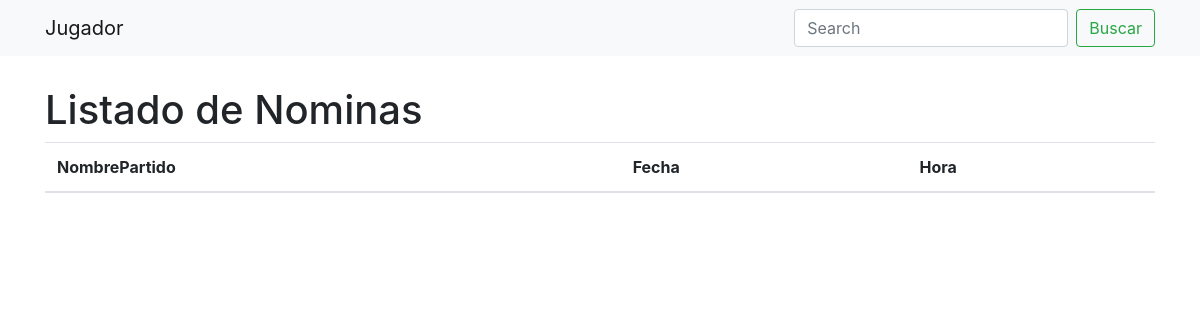
Page /basket/ver_nomina on the earlier database version.
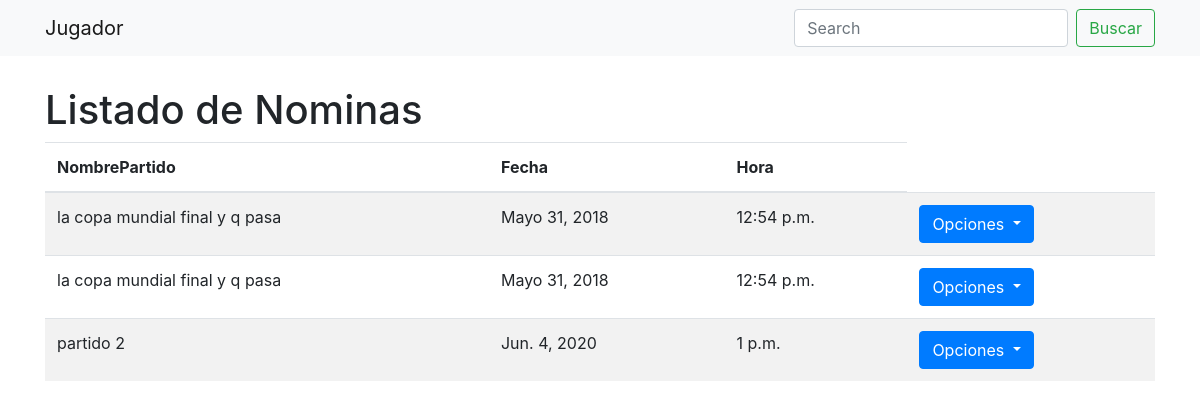
Same page on the later database version.
### basket/models.py (models this page shows, shortened)
class Nomina(models.Model):
    nombrePartido = models.CharField(max_length=120)
    fecha = models.DateField(null=True)
    hora = models.TimeField(null=True)
    jugador= models.ManyToManyField(Player)

### basket/views.py (the view)
# urls.py: path('ver_nomina', views.verNominas, name="vernomina"),
def verNominas(request):
    data = {}
    data['lista_objetos']=Nomina.objects.all()
    template_name='player/verNominas.html'
    return render(request, template_name,data)

### basket/templates/player/verNominas.html (shortened to what this page needs)
{% extends 'Bases/listar.html' %}
{% block titulo %}
  <a class="navbar-brand" href="#">Jugador</a>
{% endblock %}
{% block nombreLista %}
  <h1 style="margin-top:30px;">Listado de Nominas</h1>
{% endblock %}
{% block lista %}
  <thead>
    <tr>
      <th scope="col">NombrePartido</th>
      <th scope="col">Fecha</th>
      <th scope="col">Hora</th>
    </tr>
  </thead>
  <tbody>
    {% for Objeto in lista_objetos %}
    <tr>
      <td>{{Objeto.nombrePartido}}</td>
      <td>{{Objeto.fecha}}</td>
      <td>{{Objeto.hora}}</td>
      <td>
        <div class="dropdown">
          <button class="btn btn-primary dropdown-toggle" type="button" id="dropdownMenu2" data-toggle="dropdown" aria-haspopup="true" aria-expanded="false">
            Opciones
          </button>
        </div>
      </td>
    </tr>
    {% endfor %}
  </tbody>
{% endblock %}

Differences in the rows shown:
added Nomina: nombrePartido "la copa mundial final y q pasa", fecha "Mayo 31, 2018", hora "12:54 p.m."
added Nomina: nombrePartido "la copa mundial final y q pasa", fecha "Mayo 31, 2018", hora "12:54 p.m."
added Nomina: nombrePartido "partido 2", fecha "Jun. 4, 2020", hora "1 p.m."
